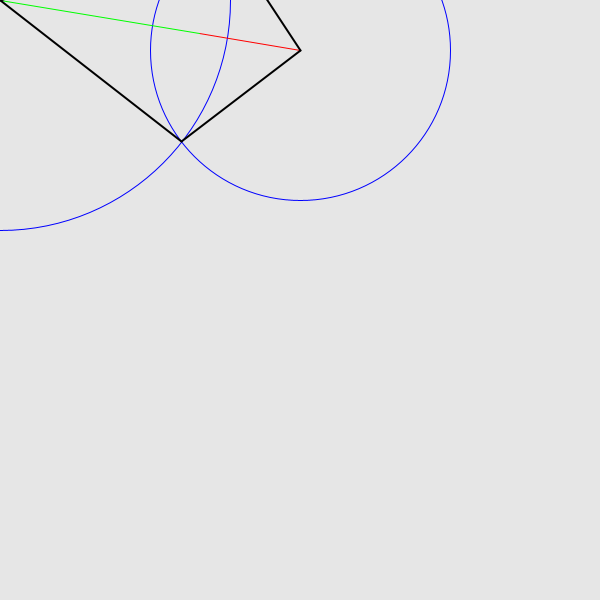
Frame 1 (no input)
Frame 60 (the mouse pressed at the canvas centre just before this capture): identical to frame 1, image omitted
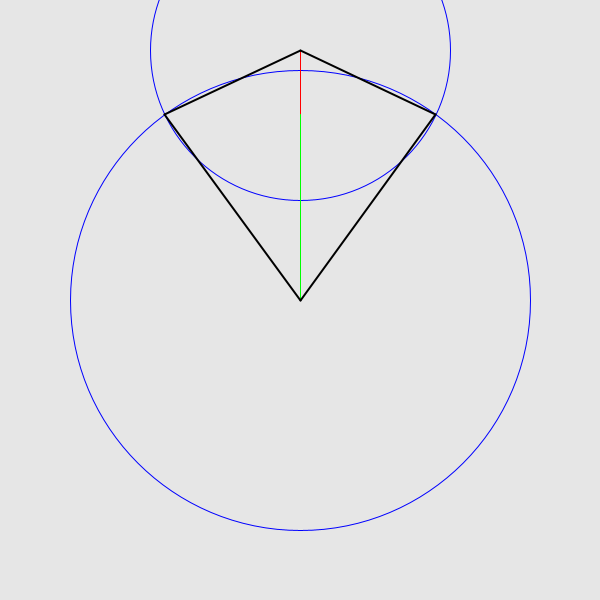
Frame 120 (the mouse held since frame 60 and released just before this capture)

The Processing sketch that drew these frames (run headless with seeded random() and noise(); from frame 60 on, the mouse is pressed at the canvas centre):

// Processing sketch: Inverse_kinematics_2
// ── Inverse_kinematics_2.pde
PVector start = new PVector(300, 50);
PVector target = new PVector();
boolean targetIsMouse = true;
PVector p1 = new PVector(), p2 = new PVector();
float r1 = 150, r2 = 230;
boolean drawGizmoLines = true;
//9:40, 40%

//Gizmo stuff
float a;
float h;
float d;
PVector pMid = new PVector();

void setup() {
  size(600, 600);
}

void draw() {
  background(230);
  strokeWeight(1);
  noFill();
  if (targetIsMouse) {
    target = new PVector(mouseX, mouseY);
  }
  
  calculatePositions();
  
  
  if (drawGizmoLines) {
    stroke(0, 0, 255);
    //line(start.x, start.y, target.x, target.y);
    circle(start.x, start.y, r1*2);
    circle(target.x, target.y, r2*2);
    stroke(255, 0, 0);
    line(start.x, start.y, pMid.x, pMid.y);
    stroke(0, 255, 0);
    line(target.x, target.y, pMid.x, pMid.y);
  }
  stroke(0);
  strokeWeight(2);
  line(start.x, start.y, p1.x, p1.y);
  line(target.x, target.y, p1.x, p1.y);
  
  line(start.x, start.y, p2.x, p2.y);
  line(target.x, target.y, p2.x, p2.y);
}

void calculatePositions() {
  d = sqrt(sq(target.x-start.x) + sq(target.y-start.y));
  if (d > r1 + r2) {
    p1 = (target.copy().sub(start)).normalize().mult(r1).add(target);
    p2 = (target.copy().sub(start)).normalize().mult(r1);
  }
  else {
    a = (sq(r1) - sq(r2) + sq(d)) / (2*d);
    h = sqrt(sq(r1) - sq(a));
    PVector norm = new PVector(target.x-start.x, target.y-start.y).normalize();
    pMid = norm.mult(a).add(start);
    p1.x = pMid.x + h * (target.y-start.y) / d;
    p1.y = pMid.y - h * (target.x-start.x) / d;
    p2.x = pMid.x - h * (target.y-start.y) / d;
    p2.y = pMid.y + h * (target.x-start.x) / d;
  }
}
